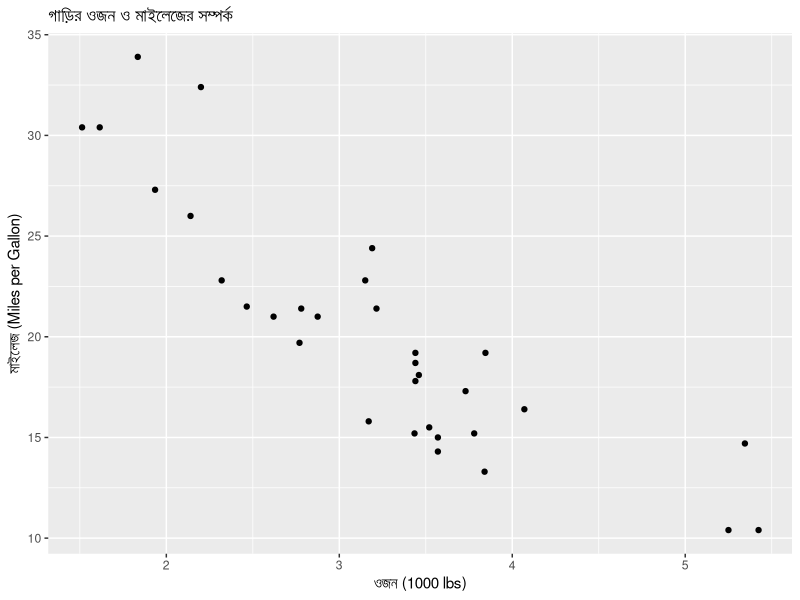
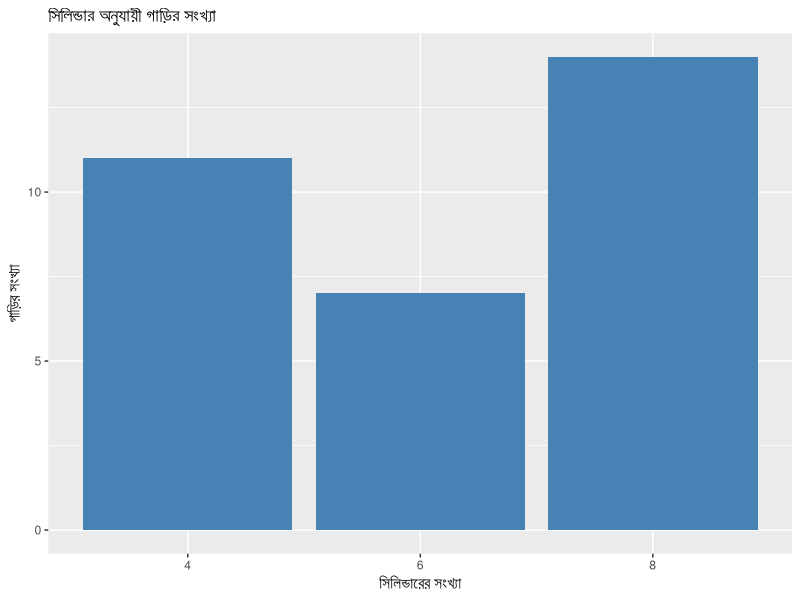
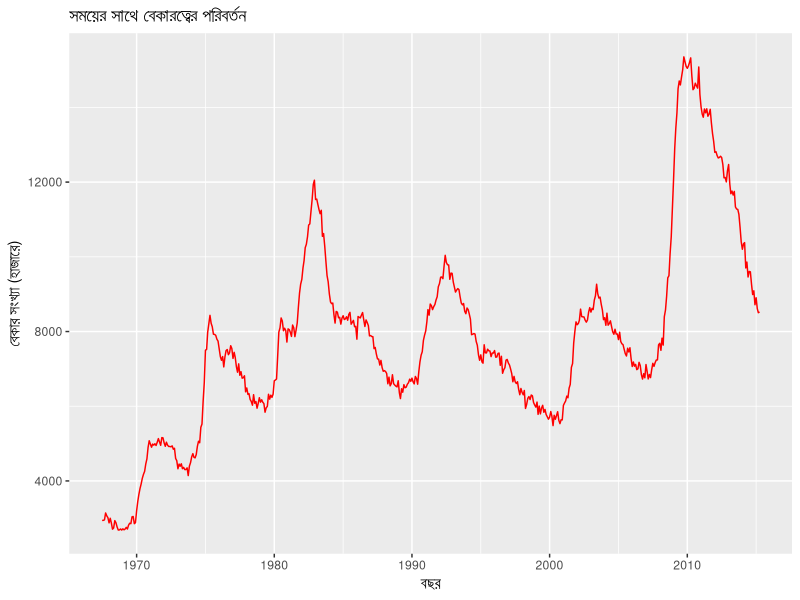

R code for these plots, in order:
## ---- chunk 1
# install.packages("ggplot2")
library(ggplot2)
## ---- chunk 2
# গাড়ির ওজন (wt) বনাম মাইলেজ (mpg)
ggplot(data = mtcars, aes(x = wt, y = mpg)) +
  geom_point() +
  labs(title = "গাড়ির ওজন ও মাইলেজের সম্পর্ক",
       x = "ওজন (1000 lbs)",
       y = "মাইলেজ (Miles per Gallon)")
## ---- chunk 3
# mtcars ডেটাসেটে কতগুলো 4, 6, ও 8 সিলিন্ডারের গাড়ি আছে তা দেখা
ggplot(data = mtcars, aes(x = factor(cyl))) +
  geom_bar(fill = "steelblue") +
  labs(title = "সিলিন্ডার অনুযায়ী গাড়ির সংখ্যা",
       x = "সিলিন্ডারের সংখ্যা",
       y = "গাড়ির সংখ্যা")
## ---- chunk 4
# বিল্ট-ইন economics ডেটাসেট ব্যবহার
ggplot(data = economics, aes(x = date, y = unemploy)) +
  geom_line(color = "red") +
  labs(title = "সময়ের সাথে বেকারত্বের পরিবর্তন",
       x = "বছর",
       y = "বেকার সংখ্যা (হাজারে)")
